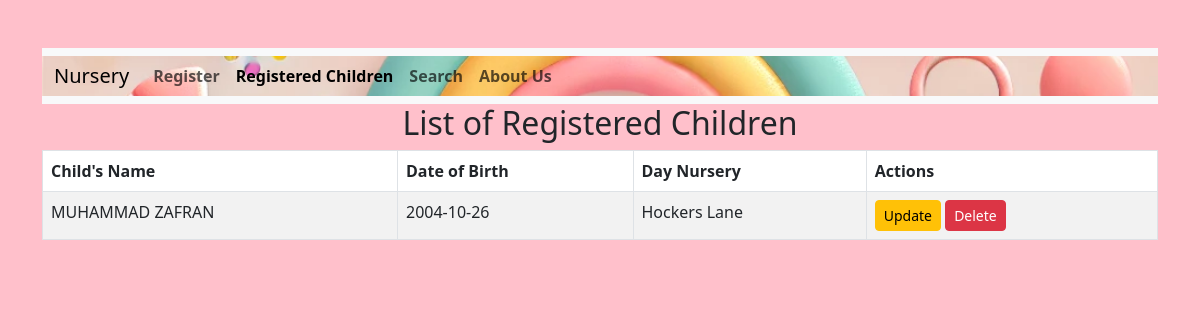
The page /view.php on the database its author committed.
### tables this page shows
CREATE TABLE `registration` (
  `id` int(11) NOT NULL,
  `day_nursery` varchar(50) NOT NULL,
  `child_full_name` varchar(255) NOT NULL,
  `date_of_birth` date NOT NULL,
  `age_of_child` int(2) DEFAULT NULL,
  `sex_of_child` enum('Boy','Girl') NOT NULL,
  `religion_faith` varchar(100) DEFAULT NULL,
  `home_address` text NOT NULL,
  `postcode` varchar(10) DEFAULT NULL,
  `parent1_name` varchar(255) DEFAULT NULL,
  `parent1_relationship` varchar(100) DEFAULT NULL,
  `parent1_mobile` varchar(15) DEFAULT NULL,
  `parent1_tel` varchar(15) DEFAULT NULL,
  `parent1_email` varchar(255) DEFAULT NULL,
  `parent2_name` varchar(255) DEFAULT NULL,
  `parent2_relationship` varchar(100) DEFAULT NULL,
  `parent2_mobile` varchar(15) DEFAULT NULL,
  `parent2_tel` varchar(15) DEFAULT NULL,
  `parent2_email` varchar(255) DEFAULT NULL,
  `legal_guardian` varchar(255) DEFAULT NULL,
  `guardian_relationship` varchar(100) DEFAULT NULL,
  `guardian_mobile` varchar(15) DEFAULT NULL,
  `home_tel` varchar(15) DEFAULT NULL,
  `email_address` varchar(255) DEFAULT NULL
);

### view.php (the view, shortened to what this page needs)
<?php
include('connect.php');
$sql = "SELECT * FROM registration";
$result = mysqli_query($conn, $sql);
?>
<!DOCTYPE html>
<html lang="en">
<head>
    <link href="https://cdn.jsdelivr.net/npm/bootstrap@5.3.0-alpha1/dist/css/bootstrap.min.css" rel="stylesheet">
</head>
<body class="container my-5">
    <nav class="navbar navbar-expand-lg navbar-light bg-light">
    <div class="container-fluid">
        <a class="navbar-brand" >Nursery</a>
        <div class="collapse navbar-collapse" id="navbarNav">
        <ul class="navbar-nav">
            <li class="nav-item">
            <a class="nav-link" aria-current="page" href="index.php">Register</a>
            </li>
            <li class="nav-item">
            <a class="nav-link active" href="view.php">Registered Children</a>
            </li>
            <li class="nav-item">
            <a class="nav-link" href="search.php">Search</a>
            </li>
            <li class="nav-item">
            <a class="nav-link" href="about_us.php">About Us</a>
            </li>
        </ul>
        </div>
    </div>
    </nav>
    <h2 class="text-center">List of Registered Children</h2>
    <table class="table table-bordered table-striped">
        <thead>
            <tr>
                <th>Child's Name</th>
                <th>Date of Birth</th>
                <th>Day Nursery</th>
                <th>Actions</th>
            </tr>
        </thead>
        <tbody>
        <?php while($row = mysqli_fetch_assoc($result)) { ?>
        <tr>
            <td><?php echo $row['child_full_name']; ?></td>
            <td><?php echo $row['date_of_birth']; ?></td>
            <td><?php echo $row['day_nursery']; ?></td>
            <td>
                <a href="update.php?id=<?php echo $row['id']; ?>" class="btn btn-warning btn-sm">Update</a>
                <a href="delete.php?id=<?php echo $row['id']; ?>" class="btn btn-danger btn-sm" onclick="return confirm('Are you sure?')">Delete</a>
            </td>
        </tr>
        <?php } ?>
        </tbody>
    </table>
</body>
</html>

### view.php (style rules this page uses)
.container-fluid { background-image: url('background.webp'); background-size: cover; background-position: center; }
body { background-color: pink; }
.nav-item { color: #333; font-weight: bold; }
tr { background-color: white; }

### rows shown on the page
registration: child_full_name "MUHAMMAD ZAFRAN", date_of_birth "2004-10-26", day_nursery "Hockers Lane"
